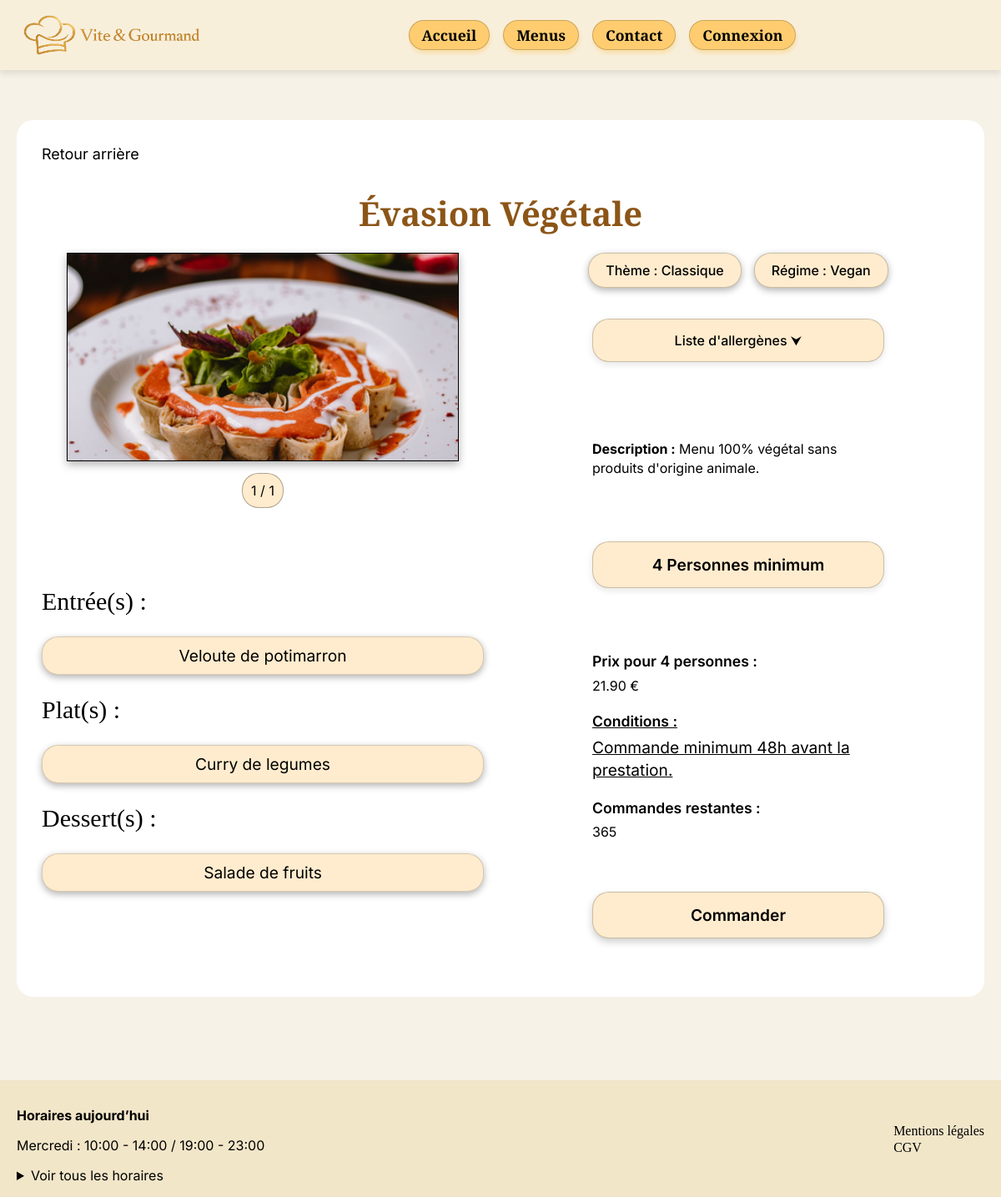
/public/menu_vuedetail.php?id=3, run on the app's committed database.
### tables this page shows
CREATE TABLE `menu` (
  `id` int(11) NOT NULL,
  `titre` varchar(100) NOT NULL,
  `description` varchar(255) NOT NULL,
  `nombre_personne_min` int(11) NOT NULL,
  `prix_min` decimal(10,2) NOT NULL,
  `condition_menu` varchar(255) NOT NULL,
  `stock_disponible` int(11) NOT NULL,
  `actif` tinyint(1) NOT NULL DEFAULT 1,
  `theme_id` int(11) NOT NULL,
  `regime_id` int(11) NOT NULL
);

CREATE TABLE `image` (
  `id` int(11) NOT NULL,
  `url` varchar(255) NOT NULL,
  `alt` varchar(255) NOT NULL,
  `menu_id` int(11) NOT NULL
);

CREATE TABLE `theme` (
  `id` int(11) NOT NULL,
  `libelle` varchar(100) NOT NULL
);

CREATE TABLE `regime` (
  `id` int(11) NOT NULL,
  `libelle` varchar(100) NOT NULL
);

CREATE TABLE `plat` (
  `id` int(11) NOT NULL,
  `nom` varchar(150) NOT NULL,
  `description` text NOT NULL,
  `type_plat` enum('entrée','plat','dessert') NOT NULL,
  `actif` tinyint(1) NOT NULL DEFAULT 1
);

### public/menu_vuedetail.php (the view, shortened to what this page needs)
<?php
require_once __DIR__ . '/../includes/db.php';
include_once __DIR__ . '/../includes/header.php';
$id = $_GET['id'] ?? null;
$menu = null;
$images = [];
$entrees = [];
$plats = [];
$desserts = [];
if ($id !== null) {
    $stmt = $pdo->prepare(
        'SELECT menu.*, theme.libelle AS theme_nom, regime.libelle AS regime_nom
         FROM menu
         JOIN theme ON menu.theme_id = theme.id
         JOIN regime ON menu.regime_id = regime.id
         WHERE menu.id = ?'
    );
    $stmt->execute([$id]);
    $menu = $stmt->fetch(PDO::FETCH_ASSOC);
    $stmtImages = $pdo->prepare('SELECT * FROM image WHERE menu_id = ?');
    $stmtImages->execute([$id]);
    $images = $stmtImages->fetchAll(PDO::FETCH_ASSOC);
    $stmtPlats = $pdo->prepare(
        'SELECT plat.*
         FROM menu_plat
         JOIN plat ON menu_plat.plat_id = plat.id
         WHERE menu_plat.menu_id = ?'
    );
    $stmtPlats->execute([$id]);
    $platsMenu = $stmtPlats->fetchAll(PDO::FETCH_ASSOC);
    foreach ($platsMenu as $plat) {
        if ($plat['type_plat'] === 'entrée') {
            $entrees[] = $plat;
        } elseif ($plat['type_plat'] === 'plat') {
            $plats[] = $plat;
        } elseif ($plat['type_plat'] === 'dessert') {
            $desserts[] = $plat;
        }
    }
}
?>
<main class="menu-detail">
    <?php if ($menu): ?>
        <section class="menu-detail__container">
            <a href="menus.php" class="menu-detail__back">Retour arrière</a>
            <h1 class="menu-detail__title"><?= htmlspecialchars($menu['titre']) ?></h1>
            <div class="menu-detail__content">
                <div class="menu-detail__image">
                    <?php if (!empty($images)): ?>
                        <img
                            src="<?= htmlspecialchars($images[0]['url']) ?>"
                            alt="<?= htmlspecialchars($images[0]['alt']) ?>"
                        >
                        <div class="slider-counter"></div>
                    <?php else: ?>
                        <p>Aucune photo disponible</p>
                    <?php endif; ?>
                </div>
                <div class="menu-detail__description">
                    <p>
                        <strong>Description :</strong>
                        <?= htmlspecialchars($menu['description']) ?>
                    </p>
                </div>
                <div class="menu-detail__badges">
                    <span>Thème : <?= htmlspecialchars($menu['theme_nom']) ?></span>
                    <span>Régime : <?= htmlspecialchars($menu['regime_nom']) ?></span>
                </div>
                <details class="menu-detail__allergenes">
                    <summary>Liste d'allergènes ⮟</summary>
                </details>
                <div class="menu-detail__composition">
                    <h2>Entrée(s) :</h2>
                    <?php if (!empty($entrees)): ?>
                        <?php foreach ($entrees as $entree): ?>
                            <p><?= htmlspecialchars($entree['nom']) ?></p>
                        <?php endforeach; ?>
                    <?php else: ?>
                        <p>Aucune entrée disponible</p>
                    <?php endif; ?>
                    <h2>Plat(s) :</h2>
                    <?php if (!empty($plats)): ?>
                        <?php foreach ($plats as $plat): ?>
                            <p><?= htmlspecialchars($plat['nom']) ?></p>
                        <?php endforeach; ?>
                    <?php else: ?>
                        <p>Aucun plat disponible</p>
                    <?php endif; ?>
                    <h2>Dessert(s) :</h2>
                    <?php if (!empty($desserts)): ?>
                        <?php foreach ($desserts as $dessert): ?>
                            <p><?= htmlspecialchars($dessert['nom']) ?></p>
                        <?php endforeach; ?>
                    <?php else: ?>
                        <p>Aucun dessert disponible</p>
                    <?php endif; ?>
                </div>
                <div class="menu-detail__minimum">
                    <?= htmlspecialchars($menu['nombre_personne_min']) ?> Personnes minimum
                </div>
                <div class="menu-detail__infos">
                    <p>
                        <strong>Prix pour <?= htmlspecialchars($menu['nombre_personne_min']) ?> personnes :</strong>
                        <?= htmlspecialchars($menu['prix_min']) ?> €
                    </p>
                    <p class="conditions_style">
                        <strong>Conditions :</strong>
                        <?= htmlspecialchars($menu['condition_menu']) ?>
                    </p>
                    <p>
                        <strong>Commandes restantes :</strong>
                        <?= htmlspecialchars($menu['stock_disponible']) ?>
                    </p>
                </div>
                <a href="commande.php?menu_id=<?= urlencode($menu['id']) ?>" class="menu-detail__button">
                    Commander
                </a>
            </div>
        </section>
    <?php else: ?>
        <p>Menu introuvable</p>
    <?php endif; ?>
</main>
<?php include_once __DIR__ . '/../includes/footer.php'; ?>

### public/assets/css/style.css (style rules this page uses)
* { box-sizing: border-box; }
body { font-family: "Inter", sans-serif; background-color: #F7F2E8; color: #000; margin: 0; }
h1 { font-family: "Playfair Display", serif; }
h2, h3, nav a, button { font-family: "playfair", serif; }

### public/assets/css/vuedetail.css (style rules this page uses)
.menu-detail { padding: 40px 20px; }
.menu-detail__container { max-width: 1200px; margin: 0 auto; background-color: #ffffff; padding: 30px; border-radius: 20px; box-sizing: border-box; }
.menu-detail__content { display: grid; grid-template-columns: 1fr 1fr; gap: 40px; align-items: start; }
.menu-detail__image { grid-column: 1; grid-row: 1 / 4; position: relative; max-width: 600px; padding: 0 30px; }
.menu-detail__image img { width: 100%; height: 250px; object-fit: cover; border: 1px solid #000000; box-shadow: 0 4px 10px rgba(0, 0, 0, 0.3); }
.slider-counter { text-align: center; padding: 10px 0; background-color: #FFECCE; max-width: 50px; margin: 10px auto 0; border-radius: 20px; border: 1px solid #00000050; }
.menu-detail__back { margin-bottom: 20px; color: #000; text-decoration: none; font-size: 18px; }
.menu-detail__title { text-align: center; font-size: 40px; color: #8C5517; margin-bottom: 20px; }
.menu-detail__composition { grid-column: 1; grid-row: 4 / 8; margin-top: 30px; }
.menu-detail__composition h2 { font-size: 30px; font-weight: 500; }
.menu-detail__composition p { background-color: #FFECCE; border-radius: 20px; padding: 10px 20px; text-align: center; font-size: 1.2rem; margin-bottom: 12px; border: 1px solid rgba(0, 0, 0, 0.15); box-shadow: 0 3px 8px rgba(0, 0, 0, 0.3); }
.menu-detail__badges { grid-column: 2; grid-row: 1; justify-self: center; display: flex; flex-wrap: wrap; gap: 15px; margin-bottom: 20px; justify-content: center; }
.menu-detail__badges span { background-color: #FFECCE; padding: 10px 20px; border-radius: 20px; border: 1px solid rgba(0, 0, 0, 0.2); box-shadow: 0 3px 8px rgba(0, 0, 0, 0.3); font-weight: 500; }
.menu-detail__allergenes { grid-column: 2; grid-row: 2; justify-self: center; align-self: start; width: 100%; max-width: 350px; background-color: #FFECCE; padding: 15px 20px; border-radius: 20px; border: 1px solid rgba(0, 0, 0, 0.2); box-shadow: 0 3px 8px rgba(0, 0, 0, 0.1); margin-top: -40px; margin-bottom: 20px; box-sizing: border-box; }
.menu-detail__allergenes summary { cursor: pointer; font-weight: 500; list-style: none; display: flex; justify-content: center; }
.menu-detail__description { grid-column: 2; grid-row: 3; justify-self: center; width: 100%; max-width: 350px; overflow-wrap: break-word; }
.menu-detail__description p { margin-bottom: 20px; line-height: 1.4; }
.menu-detail__infos { grid-column: 2; grid-row: 5; justify-self: center; width: 100%; max-width: 350px; overflow-wrap: break-word; }
.menu-detail__infos p { margin-bottom: 20px; line-height: 1.4; }
.menu-detail__infos strong { display: block; margin-bottom: 5px; font-weight: 600; font-size: 1.1rem; }
.menu-detail__minimum { grid-column: 2; grid-row: 4; justify-self: center; width: 100%; max-width: 350px; background-color: #FFECCE; padding: 15px 20px; border-radius: 20px; border: 1px solid rgba(0, 0, 0, 0.2); text-align: center; font-size: 1.2rem; font-weight: 600; margin-bottom: 20px; box-shadow: 0 3px 8px rgba(0, 0, 0, 0.1); box-sizing: border-box; }
.menu-detail__button { grid-column: 2; grid-row: 6; justify-self: center; display: block; width: 100%; max-width: 350px; background-color: #FFECCE; color: #000; text-align: center; padding: 15px; border-radius: 20px; border: 1px solid rgba(0, 0, 0, 0.2); font-size: 1.2rem; font-weight: 600; text-decoration: none; cursor: pointer; box-shadow: 0 4px 10px rgba(0, 0, 0, 0.2); transition: all 0.2s ease; box-sizing: border-box; }
.conditions_style { font-size: 1.2rem; text-decoration: underline; }

### data on the page
menu: titre "Évasion Végétale", description "Menu 100% végétal sans produits d'origine animale.", theme.libelle "Classique", regime.libelle "Vegan", nombre_personne_min "4", prix_min "21.90", condition_menu "Commande minimum 48h avant la prestation.", stock_disponible "365"
image: url (picture)
plat: nom "Veloute de potimarron"
plat: nom "Curry de legumes"
plat: nom "Salade de fruits"
